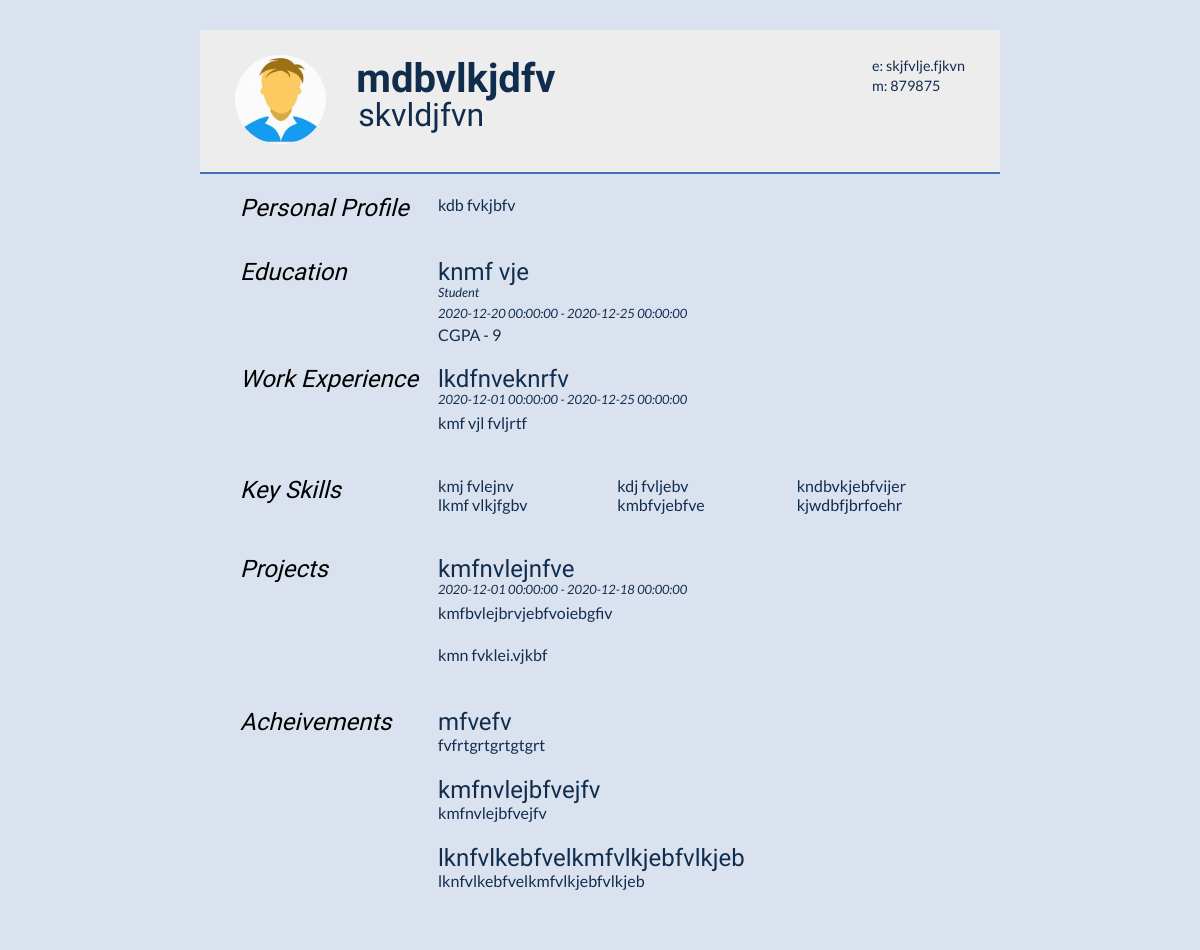
Page /resume (signed in) on the committed database.
### resume/models.py (models this page shows, shortened)
class userdetails(db.Model):
    id = db.Column(db.Integer, primary_key=True)
    name = db.Column(db.String(20),nullable=False)
    email = db.Column(db.String(120),nullable=False)
    designation = db.Column(db.String(120),nullable=False)
    phoneno =  db.Column(db.String(15),nullable=False)
    profile = db.Column(db.Text,nullable=False)
    user_id= db.Column(db.Integer,db.ForeignKey('user.id'),nullable=False)

class education(db.Model):
    id = db.Column(db.Integer, primary_key=True)
    name = db.Column(db.String(100),nullable=False)
    start = db.Column(db.DateTime,nullable=False,default=datetime.today())
    end = db.Column(db.DateTime,nullable=False,default=datetime.today())
    cgpa = db.Column(db.Integer,nullable=False)
    user_id= db.Column(db.Integer,db.ForeignKey('user.id'),nullable=False)

class experience(db.Model):
    id = db.Column(db.Integer, primary_key=True)
    company = db.Column(db.String(100),nullable=False)
    position = db.Column(db.String(100),nullable=False)
    startexp = db.Column(db.DateTime,nullable=False,default=datetime.today())
    endexp = db.Column(db.DateTime,nullable=False,default=datetime.today())
    content = db.Column(db.Text,nullable=False)
    user_id= db.Column(db.Integer,db.ForeignKey('user.id'),nullable=False)

class skills(db.Model):
    id = db.Column(db.Integer, primary_key=True)
    skillname = db.Column(db.String(100),nullable=False)
    user_id= db.Column(db.Integer,db.ForeignKey('user.id'),nullable=False)

class projects(db.Model):
    id = db.Column(db.Integer, primary_key=True)
    projectname = db.Column(db.String(100),nullable=False)
    startpro = db.Column(db.DateTime,nullable=False,default=datetime.today())
    endpro = db.Column(db.DateTime,nullable=False,default=datetime.today())
    description = db.Column(db.Text,default=None)
    url = db.Column(db.String(100),default=None)
    user_id= db.Column(db.Integer,db.ForeignKey('user.id'),nullable=False)

class achievements(db.Model):
    id = db.Column(db.Integer, primary_key=True)
    achname = db.Column(db.String(100),nullable=False)
    achdesc = db.Column(db.Text(100),nullable=False)
    user_id= db.Column(db.Integer,db.ForeignKey('user.id'),nullable=False)

### resume/routes.py (the view)
@app.route("/resume",methods=["GET","POST"])
@login_required
def resumeview():
    edu = education.query.filter_by(edu=current_user).all()
    exp = experience.query.filter_by(exp=current_user).all()
    pro = projects.query.filter_by(pro=current_user).all()
    usr = userdetails.query.filter_by(details=current_user).first()
    skillsadded = skills.query.filter_by(skill=current_user).all()
    achmade = achievements.query.filter_by(ach=current_user).all()
    image_file = url_for('static',filename='profiles/'+ current_user.image_file)
    return render_template("resume.html",edu=edu,exp=exp,pro=pro,usr=usr,sk=skillsadded,achmade=achmade,image_file=image_file)

### resume/models.py (called while the page is built)
@login_manager.user_loader
def load_user(id):
    return user.query.get(int(id))

### resume/templates/resume.html (shortened to what this page needs)
<!DOCTYPE html>
<html>
<head>
<link type="text/css" rel="stylesheet" href="../static/resume.css">
</head>
<body id="top">
<div id="cv" class="instaFade">
	<div class="mainDetails">
		<div id="headshot" class="quickFade">
			<img src="{{ image_file }}" alt="{{ usr.name }}" />
		</div>
		<div id="name">
			<h1 class="quickFade delayTwo">{{ usr.name }}</h1>
			 <h2 class="quickFade delayThree"> {{  usr.designation }} </h2>
		</div>
		<div id="contactDetails" class="quickFade delayFour">
			<ul>
				<li>e: <a href="#" target="_blank"> {{ usr.email }}</a></li>
				<li>m: {{ usr.phoneno }}</li>
			</ul>
		</div>
	</div>
	<div id="mainArea" class="quickFade delayFive">
		<section>
			<article>
				<div class="sectionTitle">
					<h1>Personal Profile</h1>
				</div>
				<div class="sectionContent">
					<p> {{ usr.profile }}</p>
				</div>
			</article>
		</section>
		<section>
			<div class="sectionTitle">
				<h1>Education</h1>
			</div>
			<div class="sectionContent">
				{% for education in edu %}
				<article>
					<h2>{{ education.name }}</h2>
					<p class="subDetails">Student</p>
					<p class="subDetails"> {{ education.start }} - {{ education.end }}</p>
					<h3>CGPA - {{ education.cgpa }}</h3>
				</article>
				{% endfor %}
			</div>
		</section>
		<section>
			<div class="sectionTitle">
				<h1>Work Experience</h1>
			</div>
			<div class="sectionContent">
				{%  for experience in exp %}
				<article>
					<h2>{{ experience.company }}</h2>
					<p class="subDetails">{{ experience.startexp }} - {{ experience.endexp }}</p>
					<p>{{ experience.content }}</p>
				</article>
				{% endfor %}
			</div>
		</section>
		<section>
			<div class="sectionTitle">
				<h1>Key Skills</h1>
			</div>
			<div class="sectionContent">
				<ul class="keySkills">
					{% for skills in sk %}
					<li>{{  skills.skillname }}</li>
					{% endfor %}
				</ul>
			</div>
		</section>
		<section>
			<div class="sectionTitle">
					<h1>Projects</h1>
			</div>
			<div class="sectionContent">
				{% for project in pro %}
				<article>
					<h2>{{ project.projectname }}</h2>
					<p class="subDetails">{{ project.startpro }} - {{ project.endpro }} </p>
					<p>{{ project.description }}</p>
					<p>{{ project.url }}</p>
				</article>
				{% endfor %}
			</div>
		</section>
		<section>
			<div class="sectionTitle">
					<h1>Acheivements</h1>
			</div>
			<div class="sectionContent">
				{% for acheive in achmade %}
				<article>
					<h2>{{ acheive.achname }}</h2>
					<p>{{ acheive.achdesc }}</p>
				</article>
				{% endfor %}
			</div>
		</section>
	</div>
</div>
</body>
</html>

### resume/static/resume.css (style rules this page uses)
html, body, div, span, object, iframe, h1, h2, h3, h4, h5, h6, p, blockquote, pre, abbr, address, cite, code, del, dfn, em, img, ins, kbd, q, samp, small, strong, sub, sup, var, b, i, dl, dt, dd, ol, ul, li, fieldset, form, label, legend, table, caption, tbody, tfoot, thead, tr, th, td, article, aside, canvas, details, figcaption, figure, footer, header, hgroup, menu, nav, section, summary, time, mark, audio, video { border: 0; font: inherit; font-size: 100%; margin: 0; padding: 0; vertical-align: baseline; height: auto; }
article, aside, details, figcaption, figure, footer, header, hgroup, menu, nav, section { display: block; }
html, body { background: #dbe2ef; font-family: 'Lato', helvetica, arial, sans-serif; font-size: 16px; color: #112d4e; }
p { font-size: 1em; line-height: 1.4em; margin-bottom: 20px; color: #112d4e; }
#cv { width: 100%; max-width: 800px; background: #dbe2ef; margin: 30px auto; height: auto; }
.mainDetails { padding: 25px 35px; border-bottom: 2px solid #3f72af; background: #ededed; }
#name h1 { font-size: 2.5em; font-weight: 700; font-family: 'Rokkitt', Helvetica, Arial, sans-serif; margin-bottom: -6px; }
#name h2 { font-size: 2em; margin-left: 2px; font-family: 'Rokkitt', Helvetica, Arial, sans-serif; }
#mainArea { padding: 0 40px; }
#headshot { width: 12.5%; float: left; margin-right: 30px; }
#headshot img { width: 100%; height: auto; -webkit-border-radius: 50px; border-radius: 50px; }
#name { float: left; }
#contactDetails { float: right; }
#contactDetails ul { list-style-type: none; font-size: 0.9em; margin-top: 2px; }
#contactDetails ul li { margin-bottom: 3px; color: #112d4e; }
#contactDetails ul li a, a[href^=tel] { color: #112d4e; text-decoration: none; -webkit-transition: all .3s ease-in; -moz-transition: all .3s ease-in; -o-transition: all .3s ease-in; -ms-transition: all .3s ease-in; transition: all .3s ease-in; }
section { border-top: 1px solid #dbe2ef; padding: 20px 0 0; }
section:first-child { border-top: 0; }
section:last-child { padding: 20px 0 10px; }
.sectionTitle { float: left; width: 25%; }
.sectionContent { float: right; width: 72.5%; }
.sectionTitle h1 { font-family: 'Rokkitt', Helvetica, Arial, sans-serif; font-style: italic; font-size: 1.5em; color: black; }
.sectionContent h2 { font-family: 'Rokkitt', Helvetica, Arial, sans-serif; font-size: 1.5em; margin-bottom: -2px; }
.subDetails { font-size: 0.8em; font-style: italic; margin-bottom: 3px; }
.keySkills { list-style-type: none; -moz-column-count: 3; -webkit-column-count: 3; column-count: 3; margin-bottom: 20px; font-size: 1em; color: #112d4e; }
.instaFade { -webkit-animation-name: reset, fade-in; -webkit-animation-duration: 0.5s; -webkit-animation-timing-function: ease-in; -moz-animation-name: reset, fade-in; -moz-animation-duration: 0.5s; -moz-animation-timing-function: ease-in; animation-name: reset, fade-in; animation-duration: 0.5s; animation-timing-function: ease-in; }
.quickFade { -webkit-animation-name: reset, fade-in; -webkit-animation-duration: 0.5s; -webkit-animation-timing-function: ease-in; -moz-animation-name: reset, fade-in; -moz-animation-duration: 0.5s; -moz-animation-timing-function: ease-in; animation-name: reset, fade-in; animation-duration: 0.5s; animation-timing-function: ease-in; }
.delayTwo { -webkit-animation-delay: 0, 1s; -moz-animation-delay: 0, 1s; animation-delay: 0, 1s; }
.delayThree { -webkit-animation-delay: 0, 0.5s; -moz-animation-delay: 0, 0.5s; animation-delay: 0, 0.5s; }
.delayFour { -webkit-animation-delay: 0, 2s; -moz-animation-delay: 0, 2s; animation-delay: 0, 2s; }
.delayFive { -webkit-animation-delay: 0, 0.5s; -moz-animation-delay: 0, 0.5s; animation-delay: 0, 0.5s; }

### rows in the picture
userdetails: name "mdbvlkjdfv", designation "skvldjfvn", email "skjfvlje.fjkvn", phoneno "879875", profile "kdb fvkjbfv"
education: name "knmf vje", start "2020-12-20 00:00:00", end "2020-12-25 00:00:00", cgpa "9"
experience: company "lkdfnveknrfv", startexp "2020-12-01 00:00:00", endexp "2020-12-25 00:00:00", content "kmf vjl fvljrtf"
skills: skillname "kmj fvlejnv"
skills: skillname "lkmf vlkjfgbv"
skills: skillname "kdj fvljebv"
skills: skillname "kmbfvjebfve"
skills: skillname "kndbvkjebfvijer"
skills: skillname "kjwdbfjbrfoehr"
projects: projectname "kmfnvlejnfve", startpro "2020-12-01 00:00:00", endpro "2020-12-18 00:00:00", description "kmfbvlejbrvjebfvoiebgfiv", url "kmn fvklei.vjkbf"
achievements: achname "mfvefv", achdesc "fvfrtgrtgrtgtgrt"
achievements: achname "kmfnvlejbfvejfv", achdesc "kmfnvlejbfvejfv"
achievements: achname "lknfvlkebfvelkmfvlkjebfvlkjeb", achdesc "lknfvlkebfvelkmfvlkjebfvlkjeb"
